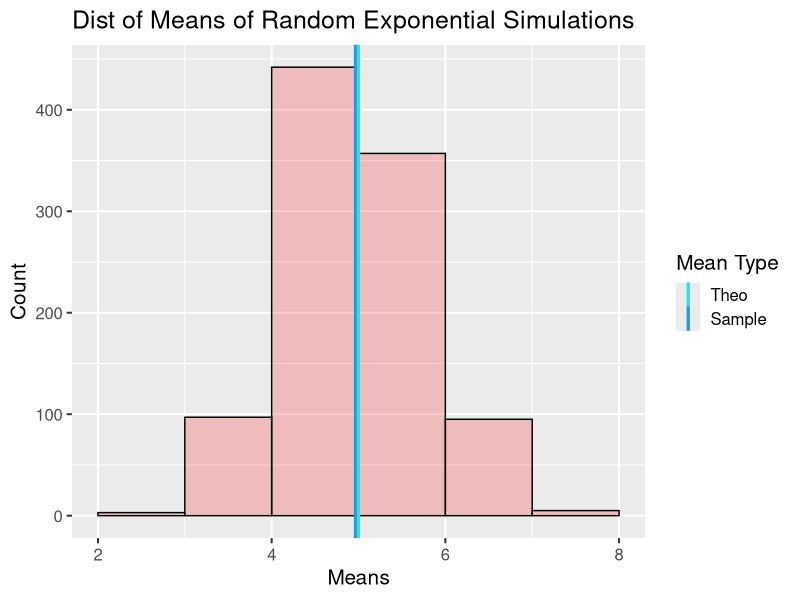
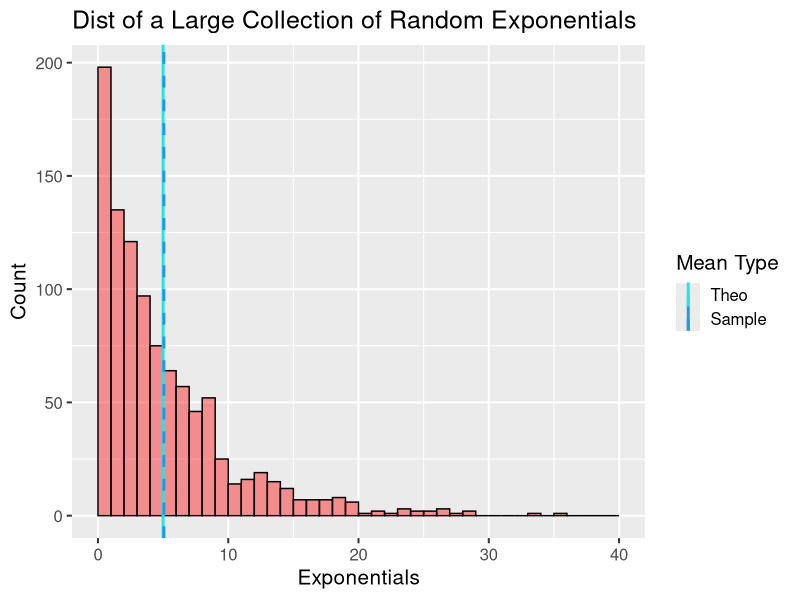
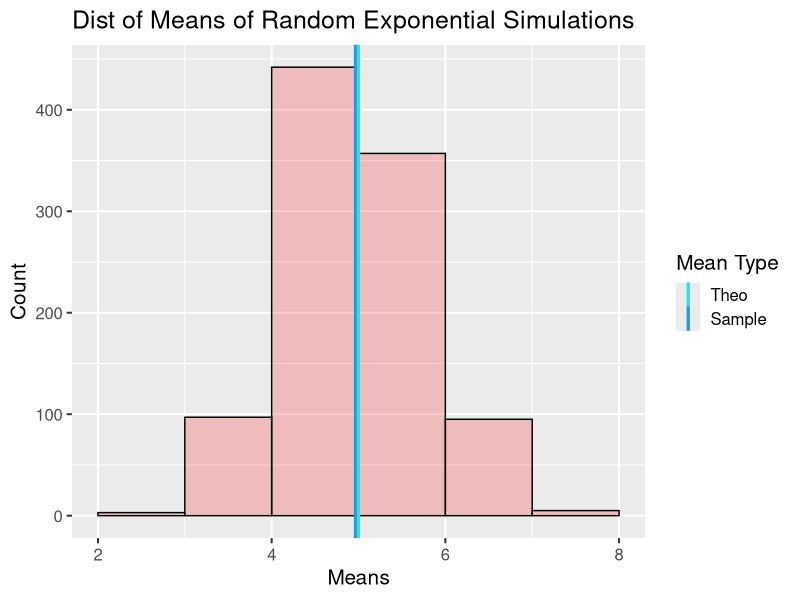
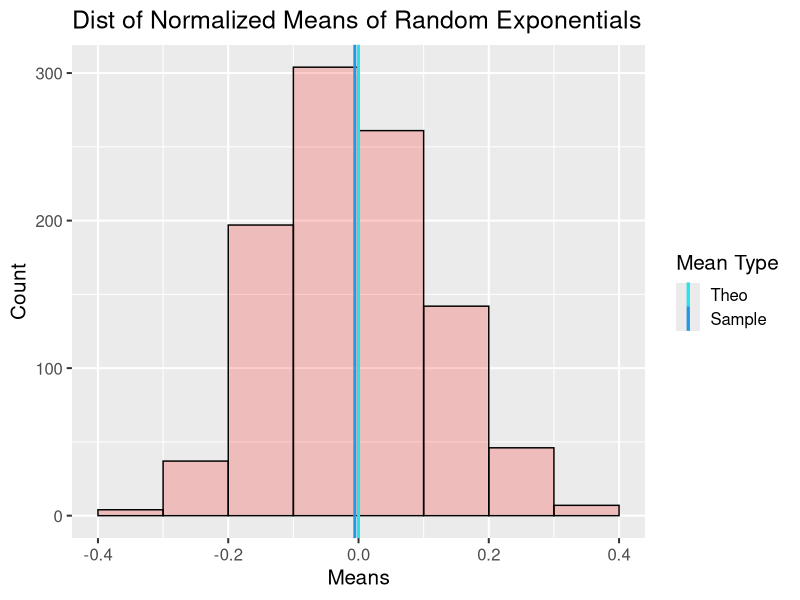

R code for these plots, in order:
## ---- chunk 1

# Set-up
set.seed(34)
lambda   <- 0.2
n        <- 40
sims     <- 1000
theoMean <- 1 / lambda
sd       <- 1 / lambda

# Simulations
expSims   <- replicate(sims, rexp(n, lambda))
expMeans <- apply(expSims, 2, mean)
expMeans <- data.frame(expMeans)
sampleMean <- mean(expMeans$expMeans)

## ---- chunk 2
library(ggplot2)

meansDistHist <- ggplot(data = expMeans, aes(x = expMeans)) +
  geom_histogram(breaks=seq(2, 8, by=1), col="black", fill="red", alpha = 0.2) +
  geom_vline(aes(xintercept = theoMean, col="blue"), size=1, show.legend = TRUE) + 
  geom_vline(aes(xintercept = sampleMean, colour="green"), size = 1, show.legend = TRUE) +
  scale_colour_manual(name="Mean Type", values = c(theoMean, sampleMean), labels = c("Theo", "Sample")) +
  theme_gray(base_size = 15) + 
  labs(x = "Means", fontface = "bold") +
  labs(y = "Count") +
  labs(title = "Dist of Means of Random Exponential Simulations")
meansDistHist

## ---- chunk 3

# Task 2
sdTheo = (1 / lambda) * (1 / sqrt(n))
sdSamp = sd(expMeans$expMeans)
varTheo = (sdTheo) ^2
varSamp = sd(expMeans$expMeans) ^2
## ---- chunk 4

cat("The theoretical variance is:", varTheo)
cat("The sample variance of 100 simulations is:", 0.5687444)
cat("The sample variance of 1000 simulations is:", varSamp)
cat("The sample variance of 10000 simulations is:", 0.613893)
print("The 'sims' variable was changed to 100 and 10000 accordingly to calculate the 100 and 10000 simulation variances.")

## ---- chunk 5

# Task 3
rexp1000 <- rexp(sims, lambda)
rexp1000 <- data.frame("exponentials" = rexp1000)
                       
rexp1000DistHist <- ggplot(data = rexp1000, aes(x = exponentials)) +
  geom_histogram(breaks=seq(0, 40, by=1), col="black", fill="red", alpha = 0.4) +
  geom_vline(aes(xintercept = theoMean, col="blue"), size=1, show.legend = TRUE) + 
  geom_vline(linetype = 2,aes(xintercept = mean(rexp1000$exponentials), col="green"), size = 1, show.legend = TRUE) +
  scale_colour_manual(name="Mean Type", values = c(theoMean, sampleMean), labels = c("Theo", "Sample")) +
  theme_gray(base_size = 15) + 
  labs(x = "Exponentials", fontface = "bold") +
  labs(y = "Count") +
  labs(title = "Dist of a Large Collection of Random Exponentials")
rexp1000DistHist

## ---- chunk 6
meansDistHist
## ---- chunk 7
normRexpMeans <- data.frame("nrm" = (expMeans$expMeans - theoMean) / sqrt(n))
meanNRM <- mean(normRexpMeans$nrm)

normMeansDistHist <- ggplot(data = normRexpMeans, aes(x = nrm)) +
  geom_histogram(breaks=seq(-0.4, 0.4, by=0.1), col="black", fill="red", alpha = 0.2) +
  geom_vline(aes(xintercept = 0, col="blue"), size=1, show.legend = TRUE) + 
  geom_vline(aes(xintercept = meanNRM, colour="green"), size = 1, show.legend = TRUE) +
  scale_colour_manual(name="Mean Type", values = c(theoMean, sampleMean), labels = c("Theo", "Sample")) +
  theme_gray(base_size = 15) + 
  labs(x = "Means", fontface = "bold") +
  labs(y = "Count") +
  labs(title = "Dist of Normalized Means of Random Exponentials")
normMeansDistHist

